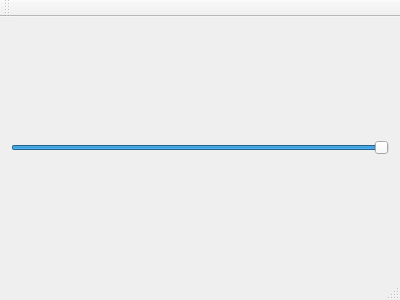
<?xml version="1.0" encoding="UTF-8"?>
<ui version="4.0">
 <class>MainWindow</class>
 <widget class="QMainWindow" name="MainWindow">
  <property name="geometry">
   <rect>
    <x>0</x>
    <y>0</y>
    <width>400</width>
    <height>300</height>
   </rect>
  </property>
  <property name="windowTitle">
   <string>MainWindow</string>
  </property>
  <widget class="QWidget" name="centralWidget">
   <layout class="QGridLayout" name="gridLayout">
    <item row="2" column="1">
     <widget class="QSlider" name="horizontalSlider">
      <property name="maximum">
       <number>100</number>
      </property>
      <property name="value">
       <number>100</number>
      </property>
      <property name="orientation">
       <enum>Qt::Horizontal</enum>
      </property>
     </widget>
    </item>
    <item row="0" column="1">
     <layout class="QHBoxLayout" name="horizontalLayout"/>
    </item>
   </layout>
  </widget>
  <widget class="QMenuBar" name="menuBar">
   <property name="geometry">
    <rect>
     <x>0</x>
     <y>0</y>
     <width>400</width>
     <height>24</height>
    </rect>
   </property>
  </widget>
  <widget class="QToolBar" name="mainToolBar">
   <attribute name="toolBarArea">
    <enum>TopToolBarArea</enum>
   </attribute>
   <attribute name="toolBarBreak">
    <bool>false</bool>
   </attribute>
  </widget>
  <widget class="QStatusBar" name="statusBar"/>
 </widget>
 <layoutdefault spacing="6" margin="11"/>
 <resources/>
 <connections/>
</ui>
